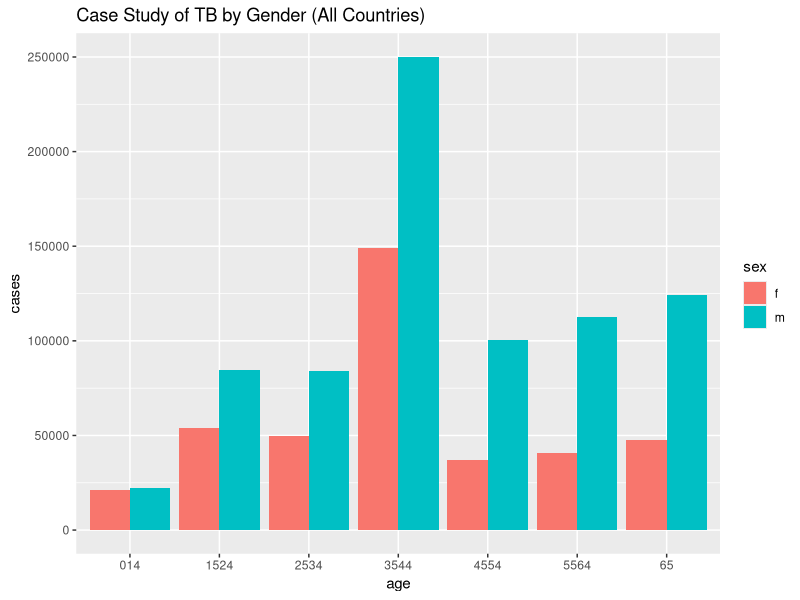

This figure's R source:
## ---- chunk 1
tabl <- "
| Variable | Description |
| :------- | :---------- |
| PLAYER   | Name of the player |
| TEAM     | Name of the team |
| AGE      | Age of the player |
| GP       | Games Played |
| W        | Wins |
| L        | Losses |
| MIN      | Minutes Played |
| PTS      | Points |
| FGM      | Field Goals Made |
| FGA      | Field Goals Attempted |
| X3PM     | 3 Point Field Goals Made |
| X3PA     | 3 Point Field Goals Attempted |
| FTM      | Free Throws Made |
| FTA      | Free Throws Attempted |
| OREB     | Offensive Rebounds |
| DREB     | Defensive Rebounds |
| REB      | Rebounds |
| AST      | Assists |
| TOV      | Turnovers |
| STL      | Steals |
| BLK      | Blocks |
| PF       | Personal Fouls |
| FP       | Fantasy points |
| DD2      | Double Doubles |
| TD3      | Triple Doubles |
"
cat(tabl)
## ---- chunk 2
library(dplyr)
nba_data <- read.csv("NBA_Stats_22_23.csv")
head(nba_data)
## ---- chunk 3
nba_data %>% filter(FGM > 60, AST > 80)
## ---- chunk 4
nba_data %>% arrange(desc(PTS)) %>% select(PLAYER, TEAM, W, L, FGM, TOV, PTS) %>% slice(1:10)
## ---- chunk 5
nba_data <- nba_data %>% mutate(FGP = round((FGM / FGA) * 100, 2))
nba_data <- nba_data %>% mutate(FTP = round((FTM / FTA) * 100, 2))
print(nba_data)
filter(nba_data, PLAYER == "Joe Harris")
## ---- chunk 6
nba_data %>% group_by(TEAM) %>% summarise(avg_PF = mean(PF), min_PF = min(PF), max_PF = max(PF)) %>% arrange(desc(avg_PF))
## ---- chunk 7
nba_data %>% group_by(TEAM) %>% mutate(FTP = ifelse(is.na(FTP), FGP / 100 * mean(FTP, na.rm = TRUE), FTP))
nba_data %>% group_by(TEAM) %>% mutate(FTP = ifelse(is.na(FTP), mean(FTP, na.rm = TRUE), FTP))
## ---- chunk 8
library(tidyr)
who <- tidyr::who
who <- who %>%
  pivot_longer(
    cols = new_sp_m014:newrel_f65, 
    names_to = "key", 
    values_to = "cases", 
    values_drop_na = TRUE
  ) %>% 
  mutate(
    key = stringr::str_replace(key, "newrel", "new_rel")
  ) %>%
  separate(key, c("new", "var", "sexage")) %>% 
  select(-new, -iso2, -iso3) %>% 
  separate(sexage, c("sex", "age"), sep = 1)

print(who)
## ---- chunk 9
library(ggplot2)
ggplot(who, aes(fill=sex, y=cases, x=age)) + geom_bar(position="dodge", stat="identity") + ggtitle("Case Study of TB by Gender (All Countries)")
## ---- chunk 10
revqtr <- read.csv("RevQtr.csv")
print(revqtr)
revqtr <- gather(revqtr, Interval, Revenue, Qtr.1:Qtr.4)
separate(revqtr, Interval, c("Interval Type", "Interval ID"), convert = TRUE)
